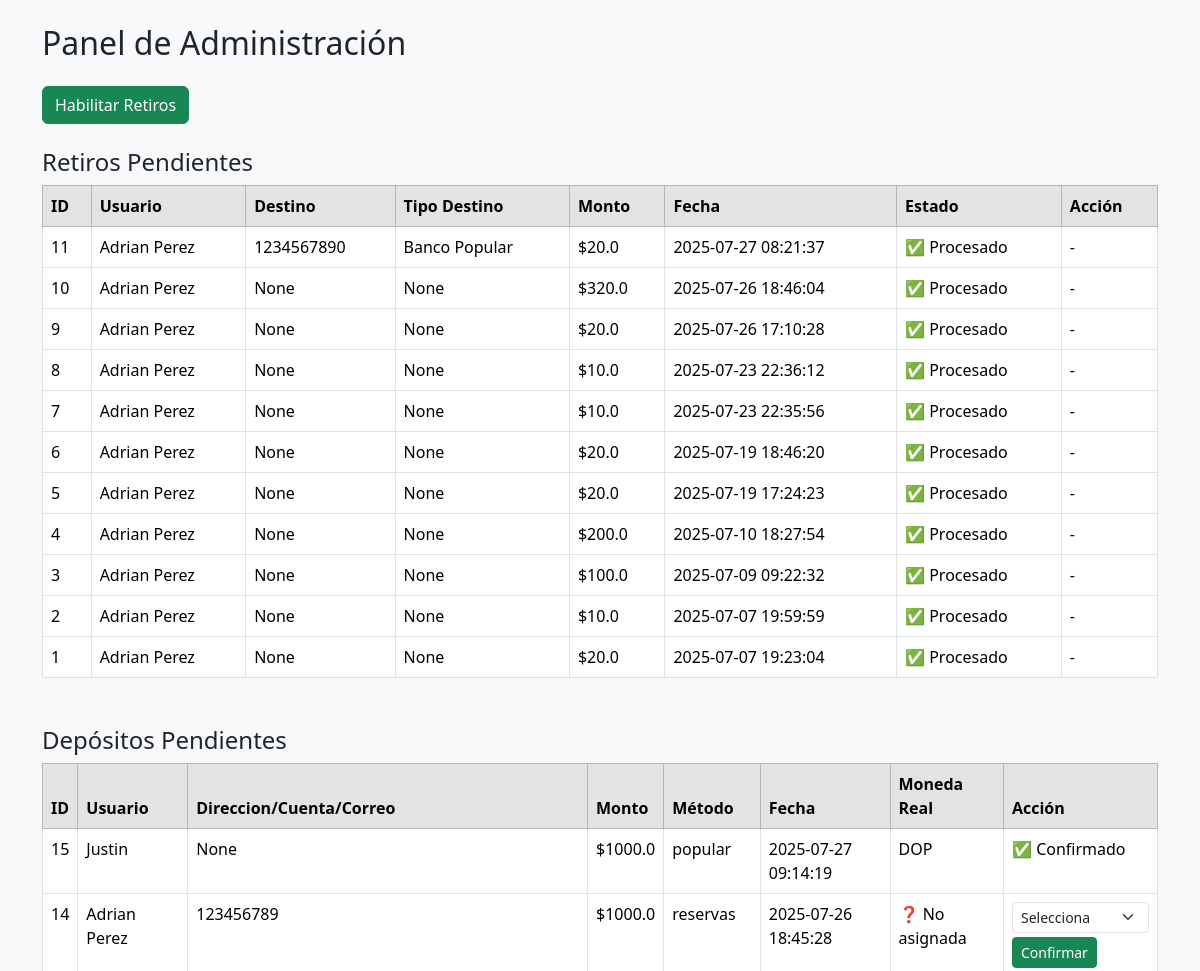
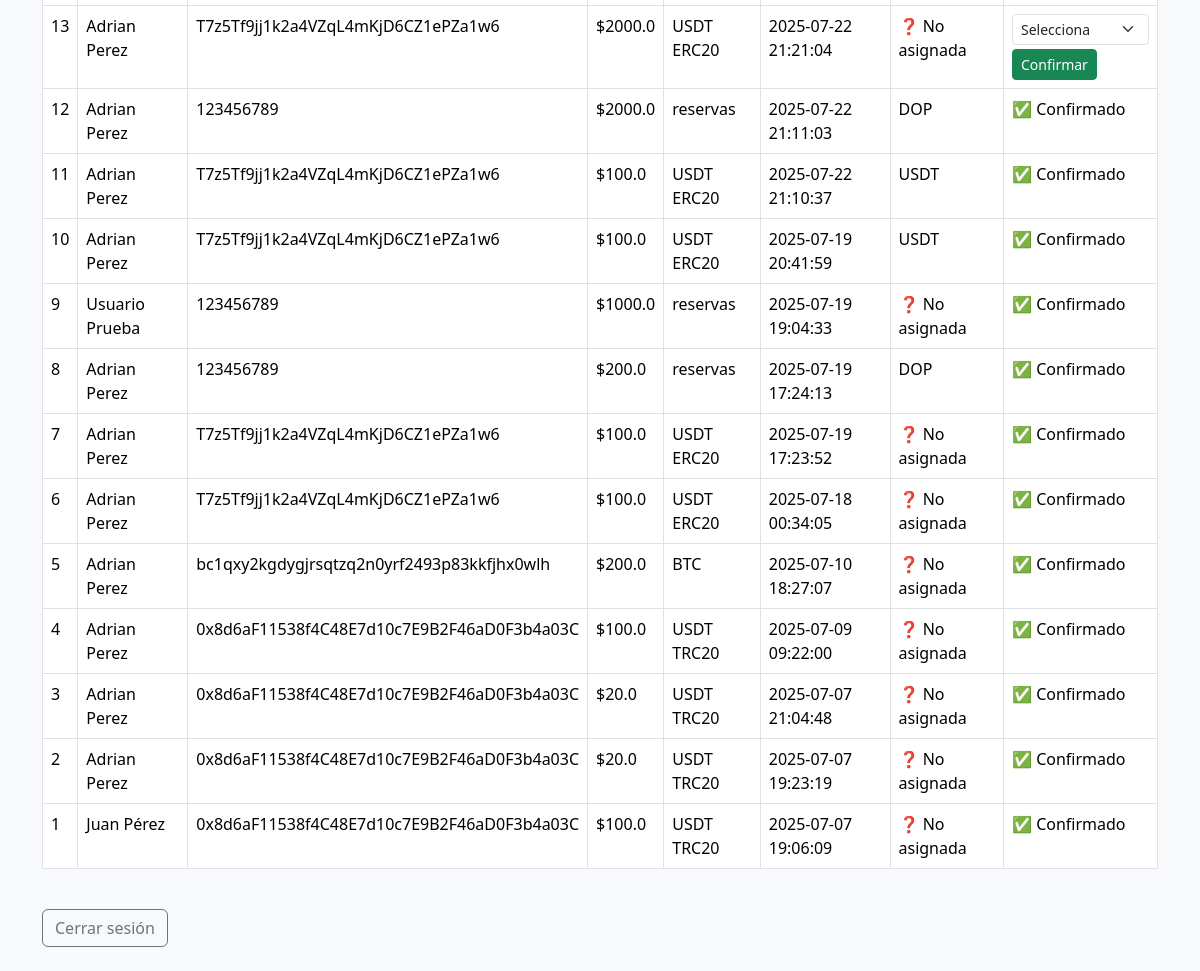
The page /admin/dashboard (signed in) on the database its author committed (2 pictures, top to bottom).
### tables this page shows
CREATE TABLE retiros (
            id INTEGER PRIMARY KEY AUTOINCREMENT,
            usuario_id INTEGER NOT NULL,
            monto REAL NOT NULL,
            fecha TEXT NOT NULL, procesado INTEGER DEFAULT 0, "tipo_cuenta" VARCHAR(255) NULL, "cuenta" VARCHAR(255) NULL,
            FOREIGN KEY(usuario_id) REFERENCES usuarios(id)
        );

CREATE TABLE usuarios (
            id INTEGER PRIMARY KEY AUTOINCREMENT,
            nombre TEXT NOT NULL,
            correo TEXT NOT NULL UNIQUE,
            contrasena TEXT NOT NULL,
            referido TEXT,
            codigo_referido TEXT,
            referido_por INTEGER
        , fondos_depositados REAL DEFAULT 0, "saldo" REAL DEFAULT 0 NULL, "bonos" REAL DEFAULT 0 NULL);

CREATE TABLE depositos (
            id INTEGER PRIMARY KEY AUTOINCREMENT,
            usuario_id INTEGER NOT NULL,
            monto REAL NOT NULL,
            moneda TEXT NOT NULL,
            fecha TEXT NOT NULL,
            confirmado INTEGER DEFAULT 0, tipo_moneda_real TEXT, "wallet" VARCHAR(255) NULL,
            FOREIGN KEY(usuario_id) REFERENCES usuarios(id)
        );

### app.py (the view)
@app.route('/admin/dashboard')
def admin_dashboard():
    if 'admin_logged' not in session:
        return redirect(url_for('admin'))
    conn = sqlite3.connect('database.db')
    c = conn.cursor()
    c.execute('''
        SELECT r.id, u.nombre,
               r.cuenta, r.tipo_cuenta,
               r.monto, r.fecha, r.procesado
        FROM retiros r
        JOIN usuarios u ON r.usuario_id = u.id
        ORDER BY r.fecha DESC
    ''')
    retiros = c.fetchall()
    c.execute('''
        SELECT d.id, u.nombre, d.wallet, d.monto, d.moneda, d.fecha, d.confirmado, d.tipo_moneda_real
        FROM depositos d
        JOIN usuarios u ON d.usuario_id = u.id
        ORDER BY d.fecha DESC
    ''')
    depositos = c.fetchall()
    conn.close()
    return render_template('admin_dashboard.html', retiros=retiros, depositos=depositos, retiros_habilitados=retiros_estan_habilitados())

### app.py (called while the page is built)
def retiros_estan_habilitados():
    conn = sqlite3.connect('database.db')
    c = conn.cursor()
    c.execute("SELECT valor FROM configuracion WHERE clave = 'retiros_habilitados'")
    estado = c.fetchone()
    conn.close()
    return estado and estado[0] == '1'

### templates/admin_dashboard.html (shortened to what this page needs)
<!DOCTYPE html>
<html lang="es">
    <head>
        <link
            href="https://cdn.jsdelivr.net/npm/bootstrap@5.3.3/dist/css/bootstrap.min.css"
            rel="stylesheet"
        />
    </head>
    <body class="bg-light">
        <div class="container py-4">
            <h2 class="mb-4">Panel de Administración</h2>
            <form method="POST" action="/admin/toggle_retiros" class="mb-4">
                <button
                    type="submit"
                    class="btn btn-{{ 'danger' if retiros_habilitados else 'success' }}"
                >
                    {{ 'Deshabilitar' if retiros_habilitados else 'Habilitar' }}
                    Retiros
                </button>
            </form>
            <h4>Retiros Pendientes</h4>
            <table class="table table-bordered table-hover">
                <thead class="table-secondary">
                    <tr>
                        <th>ID</th>
                        <th>Usuario</th>
                        <th>Destino</th>
                        <th>Tipo Destino</th>
                        <th>Monto</th>
                        <th>Fecha</th>
                        <th>Estado</th>
                        <th>Acción</th>
                    </tr>
                </thead>
                <tbody>
                    {% for r in retiros %}
                    <tr>
                        <td>{{ r[0] }}</td>
                        <td>{{ r[1] }}</td>
                        <td>{{ r[2] }}</td>
                        <td>{{ r[3] }}</td>
                        <td>${{ r[4] }}</td>
                        <td>{{ r[5] }}</td>
                        <td>
                            {{ '✅ Procesado' if r[6] else '⏳ Pendiente' }}
                        </td>
                        <td>
                            {% if not r[6] %}
                            <a
                                href="/admin/marcar_procesado/{{ r[0] }}"
                                class="btn btn-sm btn-primary"
                                >Marcar como procesado</a
                            >
                            {% else %} - {% endif %}
                        </td>
                    </tr>
                    {% endfor %}
                </tbody>
            </table>
            <h4 class="mt-5">Depósitos Pendientes</h4>
            <table class="table table-bordered table-hover">
                <thead class="table-secondary">
                    <tr>
                        <th>ID</th>
                        <th>Usuario</th>
                        <th>Direccion/Cuenta/Correo</th>
                        <th>Monto</th>
                        <th>Método</th>
                        <th>Fecha</th>
                        <th>Moneda Real</th>
                        <th>Acción</th>
                    </tr>
                </thead>
                <tbody>
                    {% for d in depositos %}
                    <tr>
                        <td>{{ d[0] }}</td>
                        <td>{{ d[1] }}</td>
                        <td>{{ d[2] }}</td>
                        <td>${{ d[3] }}</td>
                        <td>{{ d[4] }}</td>
                        <td>{{ d[5] }}</td>
                        <td>{{ d[7] if d[7] else '❓ No asignada' }}</td>
                        <td>
                            {% if not d[6] %}
                            <form
                                method="POST"
                                action="/admin/confirmar_deposito/{{ d[0] }}"
                            >
                                <select
                                    name="tipo_moneda_real"
                                    class="form-select form-select-sm mb-1"
                                    required
                                >
                                    <option value="">Selecciona</option>
                                </select>
                                <button
                                    type="submit"
                                    class="btn btn-sm btn-success"
                                >
                                    Confirmar
                                </button>
                            </form>
                            {% else %} ✅ Confirmado {% endif %}
                        </td>
                    </tr>
                    {% endfor %}
                </tbody>
            </table>
            <a href="/admin/logout" class="btn btn-outline-secondary mt-4"
                >Cerrar sesión</a
            >
        </div>
    </body>
</html>

### rows shown on the page
retiros: id "11", nombre "Adrian Perez", cuenta "1234567890", tipo_cuenta "Banco Popular", monto "20.0", fecha "2025-07-27 08:21:37", procesado "✅ Procesado"
retiros: id "10", nombre "Adrian Perez", r "None", monto "320.0", fecha "2025-07-26 18:46:04", procesado "✅ Procesado"
retiros: id "9", nombre "Adrian Perez", r "None", monto "20.0", fecha "2025-07-26 17:10:28", procesado "✅ Procesado"
retiros: id "8", nombre "Adrian Perez", r "None", monto "10.0", fecha "2025-07-23 22:36:12", procesado "✅ Procesado"
retiros: id "7", nombre "Adrian Perez", r "None", monto "10.0", fecha "2025-07-23 22:35:56", procesado "✅ Procesado"
retiros: id "6", nombre "Adrian Perez", r "None", monto "20.0", fecha "2025-07-19 18:46:20", procesado "✅ Procesado"
retiros: id "5", nombre "Adrian Perez", r "None", monto "20.0", fecha "2025-07-19 17:24:23", procesado "✅ Procesado"
retiros: id "4", nombre "Adrian Perez", r "None", monto "200.0", fecha "2025-07-10 18:27:54", procesado "✅ Procesado"
retiros: id "3", nombre "Adrian Perez", r "None", monto "100.0", fecha "2025-07-09 09:22:32", procesado "✅ Procesado"
retiros: id "2", nombre "Adrian Perez", r "None", monto "10.0", fecha "2025-07-07 19:59:59", procesado "✅ Procesado"
retiros: id "1", nombre "Adrian Perez", r "None", monto "20.0", fecha "2025-07-07 19:23:04", procesado "✅ Procesado"
depositos: id "15", nombre "Justin", d "None", monto "1000.0", moneda "popular", fecha "2025-07-27 09:14:19", tipo_moneda_real "DOP", confirmado "✅ Confirmado"
depositos: id "14", nombre "Adrian Perez", wallet "123456789", monto "1000.0", moneda "reservas", fecha "2025-07-26 18:45:28", d "❓ No asignada"
depositos: id "13", nombre "Adrian Perez", wallet "T7z5Tf9jj1k2a4VZqL4mKjD6CZ1ePZa1w6", monto "2000.0", moneda "USDT ERC20", fecha "2025-07-22 21:21:04", d "❓ No asignada"
depositos: id "12", nombre "Adrian Perez", wallet "123456789", monto "2000.0", moneda "reservas", fecha "2025-07-22 21:11:03", tipo_moneda_real "DOP", confirmado "✅ Confirmado"
depositos: id "11", nombre "Adrian Perez", wallet "T7z5Tf9jj1k2a4VZqL4mKjD6CZ1ePZa1w6", monto "100.0", moneda "USDT ERC20", fecha "2025-07-22 21:10:37", tipo_moneda_real "USDT", confirmado "✅ Confirmado"
depositos: id "10", nombre "Adrian Perez", wallet "T7z5Tf9jj1k2a4VZqL4mKjD6CZ1ePZa1w6", monto "100.0", moneda "USDT ERC20", fecha "2025-07-19 20:41:59", tipo_moneda_real "USDT", confirmado "✅ Confirmado"
depositos: id "9", nombre "Usuario Prueba", wallet "123456789", monto "1000.0", moneda "reservas", fecha "2025-07-19 19:04:33", d "❓ No asignada", confirmado "✅ Confirmado"
depositos: id "8", nombre "Adrian Perez", wallet "123456789", monto "200.0", moneda "reservas", fecha "2025-07-19 17:24:13", tipo_moneda_real "DOP", confirmado "✅ Confirmado"
depositos: id "7", nombre "Adrian Perez", wallet "T7z5Tf9jj1k2a4VZqL4mKjD6CZ1ePZa1w6", monto "100.0", moneda "USDT ERC20", fecha "2025-07-19 17:23:52", d "❓ No asignada", confirmado "✅ Confirmado"
depositos: id "6", nombre "Adrian Perez", wallet "T7z5Tf9jj1k2a4VZqL4mKjD6CZ1ePZa1w6", monto "100.0", moneda "USDT ERC20", fecha "2025-07-18 00:34:05", d "❓ No asignada", confirmado "✅ Confirmado"
depositos: id "5", nombre "Adrian Perez", wallet "bc1qxy2kgdygjrsqtzq2n0yrf2493p83kkfjhx0wlh", monto "200.0", moneda "BTC", fecha "2025-07-10 18:27:07", d "❓ No asignada", confirmado "✅ Confirmado"
depositos: id "4", nombre "Adrian Perez", wallet "0x8d6aF11538f4C48E7d10c7E9B2F46aD0F3b4a03C", monto "100.0", moneda "USDT TRC20", fecha "2025-07-09 09:22:00", d "❓ No asignada", confirmado "✅ Confirmado"
depositos: id "3", nombre "Adrian Perez", wallet "0x8d6aF11538f4C48E7d10c7E9B2F46aD0F3b4a03C", monto "20.0", moneda "USDT TRC20", fecha "2025-07-07 21:04:48", d "❓ No asignada", confirmado "✅ Confirmado"
depositos: id "2", nombre "Adrian Perez", wallet "0x8d6aF11538f4C48E7d10c7E9B2F46aD0F3b4a03C", monto "20.0", moneda "USDT TRC20", fecha "2025-07-07 19:23:19", d "❓ No asignada", confirmado "✅ Confirmado"
depositos: id "1", nombre "Juan Pérez", wallet "0x8d6aF11538f4C48E7d10c7E9B2F46aD0F3b4a03C", monto "100.0", moneda "USDT TRC20", fecha "2025-07-07 19:06:09", d "❓ No asignada", confirmado "✅ Confirmado"

### other values the page prints
{{ 'Deshabilitar' if retiros_habilitados else 'Habilitar' }} "Habilitar"
